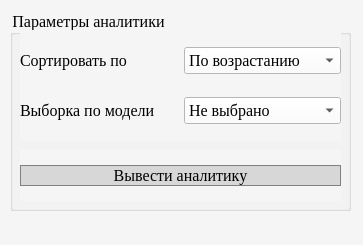
<?xml version="1.0" encoding="UTF-8"?>
<ui version="4.0">
 <class>MainWindow</class>
 <widget class="QMainWindow" name="MainWindow">
  <property name="geometry">
   <rect>
    <x>0</x>
    <y>0</y>
    <width>363</width>
    <height>245</height>
   </rect>
  </property>
  <property name="font">
   <font>
    <family>Times New Roman</family>
    <pointsize>12</pointsize>
   </font>
  </property>
  <property name="windowTitle">
   <string>Аналитика по живучести</string>
  </property>
  <property name="styleSheet">
   <string notr="true">background-color: rgb(245, 245, 245);</string>
  </property>
  <widget class="QWidget" name="centralwidget">
   <widget class="QGroupBox" name="groupBox_PARAMETRI_ANALITIKI">
    <property name="geometry">
     <rect>
      <x>10</x>
      <y>10</y>
      <width>341</width>
      <height>201</height>
     </rect>
    </property>
    <property name="font">
     <font>
      <family>Times New Roman</family>
      <pointsize>12</pointsize>
     </font>
    </property>
    <property name="title">
     <string>Параметры аналитики</string>
    </property>
    <widget class="QWidget" name="gridLayoutWidget">
     <property name="geometry">
      <rect>
       <x>10</x>
       <y>20</y>
       <width>321</width>
       <height>111</height>
      </rect>
     </property>
     <layout class="QGridLayout" name="gridLayout">
      <item row="0" column="1">
       <widget class="QComboBox" name="comboBox_SORT_PO">
        <property name="font">
         <font>
          <family>Times New Roman</family>
          <pointsize>12</pointsize>
         </font>
        </property>
        <property name="styleSheet">
         <string notr="true">QComboBox{
	background-color:white;
}
QComboBox:hover{
	border:1px solid rgb(5,142,215);
}
QComboBox:pressed{
	border:1px solid rgb(5,142,215);
}</string>
        </property>
        <item>
         <property name="text">
          <string>По возрастанию</string>
         </property>
        </item>
        <item>
         <property name="text">
          <string>По убыванию</string>
         </property>
        </item>
       </widget>
      </item>
      <item row="0" column="0">
       <widget class="QLabel" name="label_SORT_PO">
        <property name="font">
         <font>
          <family>Times New Roman</family>
          <pointsize>12</pointsize>
         </font>
        </property>
        <property name="text">
         <string>Сортировать по</string>
        </property>
        <property name="margin">
         <number>10</number>
        </property>
       </widget>
      </item>
      <item row="1" column="0">
       <widget class="QLabel" name="label_VIBOR_MODEL">
        <property name="font">
         <font>
          <family>Times New Roman</family>
          <pointsize>12</pointsize>
         </font>
        </property>
        <property name="text">
         <string>Выборка по модели</string>
        </property>
        <property name="margin">
         <number>10</number>
        </property>
       </widget>
      </item>
      <item row="1" column="1">
       <widget class="QComboBox" name="comboBox_VIBOR_MODEL">
        <property name="font">
         <font>
          <family>Times New Roman</family>
          <pointsize>12</pointsize>
         </font>
        </property>
        <property name="styleSheet">
         <string notr="true">QComboBox{
	background-color:white;
}
QComboBox:hover{
	border:1px solid rgb(5,142,215);
}
QComboBox:pressed{
	border:1px solid rgb(5,142,215);
}</string>
        </property>
        <item>
         <property name="text">
          <string>Не выбрано</string>
         </property>
        </item>
       </widget>
      </item>
     </layout>
    </widget>
    <widget class="QWidget" name="horizontalLayoutWidget">
     <property name="geometry">
      <rect>
       <x>10</x>
       <y>140</y>
       <width>321</width>
       <height>51</height>
      </rect>
     </property>
     <layout class="QHBoxLayout" name="horizontalLayout">
      <item>
       <widget class="QPushButton" name="pushButton_VIVESTI_ANALITIKU_IS_BD">
        <property name="font">
         <font>
          <family>Times New Roman</family>
          <pointsize>12</pointsize>
         </font>
        </property>
        <property name="styleSheet">
         <string notr="true">QPushButton{
background-color: rgb(215, 215, 215);
border: 1px solid gray;
}
QPushButton:hover {border:2px solid  rgb(0, 120, 215);}
QPushButton:pressed {border:2px solid  rgb(0, 120, 215);}</string>
        </property>
        <property name="text">
         <string>Вывести аналитику</string>
        </property>
       </widget>
      </item>
     </layout>
    </widget>
   </widget>
  </widget>
  <widget class="QStatusBar" name="statusbar"/>
 </widget>
 <resources/>
 <connections/>
</ui>
